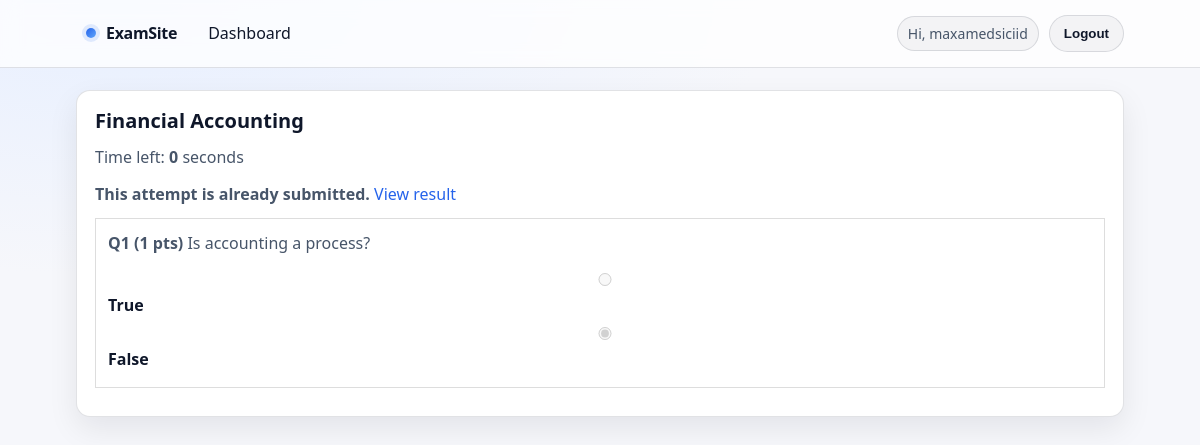
Page /attempt/1/ (signed in) on the committed database.
### exams/models.py (models this page shows, shortened)
class Exam(models.Model):
    created_by = models.ForeignKey(
        settings.AUTH_USER_MODEL,
        on_delete=models.SET_NULL,
        null=True,
        blank=True,
        related_name="created_exams",
        help_text="Teacher who created/owns this exam.",
    )
    title = models.CharField(max_length=200)
    description = models.TextField(blank=True)
    duration_minutes = models.PositiveIntegerField(default=30)
    is_published = models.BooleanField(default=False)
    created_at = models.DateTimeField(auto_now_add=True)

class Question(models.Model):
    MCQ = "MCQ"
    TF = "TF"
    TYPES = [(MCQ, "Multiple Choice"), (TF, "True/False")]
    exam = models.ForeignKey(Exam, on_delete=models.CASCADE, related_name="questions")
    text = models.TextField()
    qtype = models.CharField(max_length=10, choices=TYPES, default=MCQ)
    points = models.PositiveIntegerField(default=1)

class Answer(models.Model):
    attempt = models.ForeignKey(Attempt, on_delete=models.CASCADE, related_name="answers")
    question = models.ForeignKey(Question, on_delete=models.CASCADE)
    selected_choice = models.ForeignKey(Choice, on_delete=models.SET_NULL, null=True, blank=True)
    class Meta:
        unique_together = ("attempt", "question")

class Choice(models.Model):
    question = models.ForeignKey(Question, on_delete=models.CASCADE, related_name="choices")
    text = models.CharField(max_length=255)
    is_correct = models.BooleanField(default=False)

class Attempt(models.Model):
    user = models.ForeignKey(settings.AUTH_USER_MODEL, on_delete=models.CASCADE, related_name="attempts")
    exam = models.ForeignKey(Exam, on_delete=models.CASCADE, related_name="attempts")
    started_at = models.DateTimeField(default=timezone.now)
    submitted_at = models.DateTimeField(null=True, blank=True)
    duration_seconds = models.PositiveIntegerField(default=0)
    score = models.IntegerField(default=0)
    max_score = models.IntegerField(default=0)
    class Meta:
        unique_together = ("user", "exam")
    @property
    def is_submitted(self):
        return self.submitted_at is not None
    def time_left_seconds(self):
        if self.is_submitted:
            return 0
        elapsed = (timezone.now() - self.started_at).total_seconds()
        left = self.duration_seconds - int(elapsed)
        return max(0, left)

### exams/views.py (the view, shortened to what this page needs)
# urls.py: path("attempt/<int:attempt_id>/", views.take_exam, name="take_exam"),
@login_required
@transaction.atomic
def take_exam(request, attempt_id):
    attempt = get_object_or_404(Attempt, id=attempt_id, user=request.user)
    exam = attempt.exam
    if not attempt.is_submitted and attempt.time_left_seconds() == 0:
        return redirect("submit_exam", attempt_id=attempt.id)
    questions = exam.questions.prefetch_related("choices").all()
    return render(
        request,
        "exams/take_exam.html",
        {"attempt": attempt, "exam": exam, "questions": questions, "time_left": attempt.time_left_seconds()},
    )

### exams/templates/exams/take_exam.html (shortened to what this page needs)
{% extends "base.html" %}
{% block content %}
<h2>{{ exam.title }}</h2>
  <p>
    Time left: <strong id="timer">{{ time_left }}</strong> seconds
  </p>
  {% if attempt.is_submitted %}
    <p><strong>This attempt is already submitted.</strong>
      <a href="{% url 'exam_result' attempt.id %}">View result</a>
    </p>
  {% endif %}
  <form method="post">
    {% for q in questions %}
      <div style="border:1px solid #ddd; padding:12px; margin:10px 0;">
        <p><strong>Q{{ forloop.counter }} ({{ q.points }} pts)</strong> {{ q.text }}</p>
        {% for c in q.choices.all %}
          <label style="display:block; margin:4px 0;">
            <input
              type="radio"
              name="q_{{ q.id }}"
              value="{{ c.id }}"
              {% for a in attempt.answers.all %}
                {% if a.question_id == q.id and a.selected_choice_id == c.id %}checked{% endif %}
              {% endfor %}
              {% if attempt.is_submitted %}disabled{% endif %}
            >
            {{ c.text }}
          </label>
        {% endfor %}
      </div>
    {% endfor %}
  </form>
{% endblock %}

### exams/templates/base.html (shortened to what this page needs)
{% load static %}
<!DOCTYPE html>
<html lang="en">
<head>
  <link rel="stylesheet" href="{% static 'exams/css/style.css' %}">
</head>
<body class="{% block body_class %}{% endblock %}">
<nav>
  <div class="navbar">
    <div class="nav-left">
      <a class="brand" href="{% url 'home' %}">
        <span class="brand-dot"></span>
        ExamSite
      </a>
      {% if user.is_authenticated %}
        <a class="navlink" href="{% url 'student_dashboard' %}">Dashboard</a>
      {% else %}
        <a class="navlink" href="{% url 'home' %}">Home</a>
      {% endif %}
    </div>
    <div class="nav-right">
      {% if user.is_authenticated %}
        <span class="nav-user">Hi, {{ user.username }}</span>
        <form method="post" action="{% url 'logout' %}" class="inline-form">
          <button type="submit" class="btn btn-secondary">Logout</button>
        </form>
      {% else %}
        <a class="navlink" href="{% url 'login' %}">Login</a>
        <a class="btn btn-primary" href="{% url 'signup' %}">Sign up</a>
      {% endif %}
    </div>
  </div>
</nav>
<div class="container">
  <div class="panel">
    {% block content %}{% endblock %}
  </div>
</div>
</body>
</html>

### exams/static/exams/css/style.css (style rules this page uses)
*, *::before, *::after { box-sizing: border-box; }
html, body { height: 100%; }
body { margin: 0; }
:root { --bg: #f6f7fb; --surface: #ffffff; --surface-2: #f1f5ff; --text: #0f172a; --muted: #475569; --border: rgba(15, 23, 42, 0.12); --primary: #2563eb; --primary-600: #1d4ed8; --danger: #dc2626; --ring: rgba(37, 99, 235, 0.35); --radius: 14px; --shadow: 0 12px 30px rgba(2, 6, 23, 0.08); --shadow-sm: 0 6px 16px rgba(2, 6, 23, 0.08); --max: 1080px; --auth-card-width: 360px; --auth-field-width: 280px; }
body { font-family: ui-sans-serif, system-ui, -apple-system, "Segoe UI", Roboto, Arial, "Noto Sans", "Liberation Sans", sans-serif; color: var(--text); background: radial-gradient(1200px 500px at 10% 0%, #e7efff 0%, var(--bg) 55%, var(--bg) 100%); line-height: 1.55; }
a { color: var(--primary); text-decoration: none; }
p { margin: 0 0 12px; color: var(--muted); }
h1,h2,h3 { margin: 0 0 12px; line-height: 1.2; color: var(--text); }
h2 { font-size: 20px; }
.container { max-width: var(--max); margin: 22px auto; padding: 0 16px; }
.panel { background: var(--surface); border: 1px solid var(--border); border-radius: var(--radius); box-shadow: var(--shadow); padding: 18px; }
nav { position: sticky; top: 0; z-index: 20; backdrop-filter: blur(10px); background: rgba(255,255,255,0.75); border-bottom: 1px solid var(--border); }
.navbar { max-width: var(--max); margin: 0 auto; padding: 12px 16px; display: flex; align-items: center; justify-content: space-between; gap: 12px; }
.nav-left, .nav-right { display: flex; align-items: center; gap: 10px; flex-wrap: wrap; }
.brand { display: inline-flex; align-items: center; gap: 10px; font-weight: 800; letter-spacing: -0.02em; color: var(--text); padding: 6px 10px; border-radius: 999px; }
.brand-dot { width: 10px; height: 10px; border-radius: 999px; background: linear-gradient(135deg, var(--primary), #60a5fa); box-shadow: 0 0 0 4px rgba(37,99,235,0.12); }
.navlink { display: inline-flex; align-items: center; gap: 8px; padding: 8px 10px; border-radius: 999px; color: var(--text); border: 1px solid transparent; }
.nav-user { color: var(--muted); font-size: 14px; padding: 6px 10px; border-radius: 999px; background: rgba(15,23,42,0.04); border: 1px solid var(--border); }
button, .btn { appearance: none; border: 1px solid transparent; border-radius: 999px; padding: 10px 14px; font-weight: 700; cursor: pointer; transition: transform .05s ease, background .15s ease, border-color .15s ease, box-shadow .15s ease; }
.btn-secondary { background: rgba(15,23,42,0.04); color: var(--text); border-color: var(--border); }
.inline-form { display: inline; margin: 0; }
form { margin: 0; }
label { display: block; font-weight: 700; margin-bottom: 6px; color: var(--text); }
input, select, textarea { width: 100%; padding: 11px 12px; border-radius: 12px; border: 1px solid var(--border); background: var(--surface); color: var(--text); outline: none; transition: box-shadow .15s ease, border-color .15s ease; }

### rows in the picture
Exam: title "Financial Accounting"
Question: points "1", text "Is accounting a process?"
Choice: text "True"
Answer: selected_choice_id "☐ True", selected_choice_id "☑ False"
Choice: text "False"

### other values in the picture
{{ user.username }} "maxamedsiciid"
{{ time_left }} "0"
